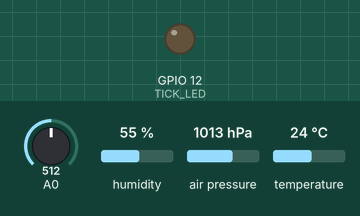
Bench run of a sketch on a simulated ESP8266 (NodeMCU). Shown: output pins drawn as LEDs (lit = HIGH). The test bench sets the inputs (shaded band); at power-on: A0 = 512, humidity 55 %, air pressure 1013 hPa, temperature 24 °C. WiFi joins after 1.5 s; servers stay silent unless stated; pins used as bus, display or sensor lines are not drawn; what the sketch prints to the serial monitor is not drawn.

Above: at 0.1 s.
At 0.7 s:
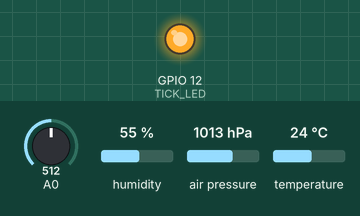
Timing chart, 0 to 2.7 s (numbered marks = the images above):
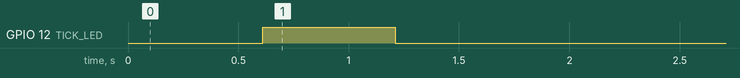

The sketch:

bme280esp8266.ino
```cpp
#include <ESP8266WiFi.h>
#include <DNSServer.h>
#include <ESP8266WebServer.h>
#include <WiFiManager.h>
//for LED status
#include <Ticker.h>

#include <Wire.h>
#include "SparkFunBME280.h"


//static const uint8_t D0 = 16;
static const int TICK_LED = 12; //D6
static const int MOISTURESENSOR_VCC = 13; //D7
//static const HUMIDITYSENSOR_PIN = ;
static const int LIGHTSENSOR = 15; //D8

float moisture = 0.0;
int light=0;

BME280 sensor; // I2C

Ticker ticker;


//IOT server
const char* server = "api.thingspeak.com";
String apiKey ="YW8HUEQSLQ3A6KHN";
#define myPeriodic 15 //in sec | Thingspeak pub is 15sec
int sent = 0;

//temp, pressure, humidity
float h, t, p, pin, dp;
char temperatureFString[6];
char dpString[6];
char humidityString[6];
char pressureString[7];
char pressureInchString[6];


// only runs once on boot
void setup() {
  // Initializing serial port for debugging purposes
  Serial.begin(115200);
  delay(10);

  //set led pin as output
  pinMode(TICK_LED, OUTPUT);
  // start ticker with 0.5 because we start in AP mode and try to connect
  ticker.attach(0.6, tick);

  pinMode(MOISTURESENSOR_VCC,OUTPUT);

  // Connecting to WiFi network
  connectWifi();

  // Printing the ESP IP address
  Serial.println(WiFi.localIP());
  Serial.println(F("BME280 test"));
  sensor.settings.commInterface = I2C_MODE;
  sensor.settings.I2CAddress = 0x76;
  sensor.settings.runMode = 3;
  sensor.settings.tStandby = 0;
  sensor.settings.filter = 0;
  sensor.settings.tempOverSample = 1 ;
  sensor.settings.pressOverSample = 1;
  sensor.settings.humidOverSample = 1;

  if (!sensor.begin()) {
    Serial.println("Could not find a valid BME280 sensor, check wiring!");
    while (1);
  }
}

void loop() {
  float temperature = sensor.readTempC();
  float pressure=sensor.readFloatPressure()/100;
  float humidity=sensor.readFloatHumidity();

  digitalWrite(MOISTURESENSOR_VCC,HIGH);
  delay(800);
  moisture = analogRead(A0);
  delay(200);
  digitalWrite(MOISTURESENSOR_VCC,LOW);

  light=analogRead(LIGHTSENSOR);

  Serial.print("Température: ");
  Serial.print(temperature, 2);
  Serial.print(" °C");
  Serial.print("\t Pression: ");
  Serial.print(pressure, 2);
  Serial.print(" hPa");
  Serial.print("\t humidité relative : ");
  Serial.print(humidity, 2);
  Serial.println(" %");

  Serial.print("Humidité du sol : ");
  Serial.println(moisture);
  Serial.print("Luminosité : ");
  Serial.println(light);

  sendWeather(temperature, pressure, humidity,moisture,light);
  int count = myPeriodic;
  while(count--)
    delay(1000);
}

void sendWeather(float temp, float pressure, float humid, float moisture,int light) {
   WiFiClient client;

   if (client.connect(server, 80)) {
     Serial.println("WiFi Client connected ");

     String postStr = apiKey;
     postStr += "&field1=";
     postStr += String(temp);
     postStr += "&field2=";
     postStr += String(pressure);
     postStr += "&field3=";
     postStr += String(humid);
     postStr += "&field4=";
     postStr += String(moisture);
     postStr += "&field5=";
     postStr += String(light);
     postStr += "\r\n\r\n";

     client.print("POST /update HTTP/1.1\n");
     client.print("Host: api.thingspeak.com\n");
     client.print("Connection: close\n");
     client.print("X-THINGSPEAKAPIKEY: " + apiKey + "\n");
     client.print("Content-Type: application/x-www-form-urlencoded\n");
     client.print("Content-Length: ");
     client.print(postStr.length());
     client.print("\n\n");
     client.print(postStr);
     delay(1000);
   }//end if
   sent++;
 client.stop();
}//end send

void connectWifi() {
    //WiFiManager
  //Local intialization. Once its business is done, there is no need to keep it around
  WiFiManager wifiManager;
  //reset settings - for testing
  //wifiManager.resetSettings();
  //set callback that gets called when connecting to previous WiFi fails, and enters Access Point mode
  wifiManager.setAPCallback(configModeCallback);

  //fetches ssid and pass and tries to connect
  //if it does not connect it starts an access point with the specified name
  //here  "AutoConnectAP"
  //and goes into a blocking loop awaiting configuration
  if(!wifiManager.autoConnect()) {
    Serial.println("failed to connect and hit timeout");
    //reset and try again, or maybe put it to deep sleep
    ESP.reset();
    delay(1000);
  }

  //if you get here you have connected to the WiFi
  Serial.println("connected...yeey :)");
  ticker.detach();
  //keep LED on
  digitalWrite(TICK_LED, LOW);

}//end connect

void configModeCallback (WiFiManager *myWiFiManager) {
  Serial.println("Entered config mode");
  Serial.println(WiFi.softAPIP());
  //if you used auto generated SSID, print it
  Serial.println(myWiFiManager->getConfigPortalSSID());
    //entered config mode, make led toggle faster
  ticker.attach(0.2, tick);
}


void tick() {
  //toggle state
  int state = digitalRead(TICK_LED);  // get the current state of GPIO1 pin
  digitalWrite(TICK_LED, !state);     // set pin to the opposite state
}

/*
void getWeather() {

    h = bme.readHumidity();
    t = bme.readTemperature();
    t = t*1.8+32.0;
    dp = t-0.36*(100.0-h);

    p = bme.readPressure()/100.0F;
    pin = 0.02953*p;
    dtostrf(t, 5, 1, temperatureFString);
    dtostrf(h, 5, 1, humidityString);
    dtostrf(p, 6, 1, pressureString);
    dtostrf(pin, 5, 2, pressureInchString);
    dtostrf(dp, 5, 1, dpString);
    delay(100);

}

// runs over and over again
void loop() {
  // Listenning for new clients
  WiFiClient client = server.available();

  if (client) {
    Serial.println("New client");
    // bolean to locate when the http request ends
    boolean blank_line = true;
    while (client.connected()) {
      if (client.available()) {
        char c = client.read();

        if (c == '\n' && blank_line) {
            getWeather();
            client.println("HTTP/1.1 200 OK");
            client.println("Content-Type: text/html");
            client.println("Connection: close");
            client.println();
            // your actual web page that displays temperature
            client.println("<!DOCTYPE HTML>");
            client.println("<html>");
            client.println("<head><META HTTP-EQUIV=\"refresh\" CONTENT=\"15\"></head>");
            client.println("<body><h1>ESP8266 Weather Web Server</h1>");
            client.println("<table border=\"2\" width=\"456\" cellpadding=\"10\"><tbody><tr><td>");
            client.println("<h3>Temperature = ");
            client.println(temperatureFString);
            client.println("&deg;F</h3><h3>Humidity = ");
            client.println(humidityString);
            client.println("%</h3><h3>Approx. Dew Point = ");
            client.println(dpString);
            client.println("&deg;F</h3><h3>Pressure = ");
            client.println(pressureString);
            client.println("hPa (");
            client.println(pressureInchString);
            client.println("Inch)</h3></td></tr></tbody></table></body></html>");
            break;
        }
        if (c == '\n') {
          // when starts reading a new line
          blank_line = true;
        }
        else if (c != '\r') {
          // when finds a character on the current line
          blank_line = false;
        }
      }
    }
    // closing the client connection
    delay(1);
    client.stop();
    Serial.println("Client disconnected.");
  }
}
*/
```
